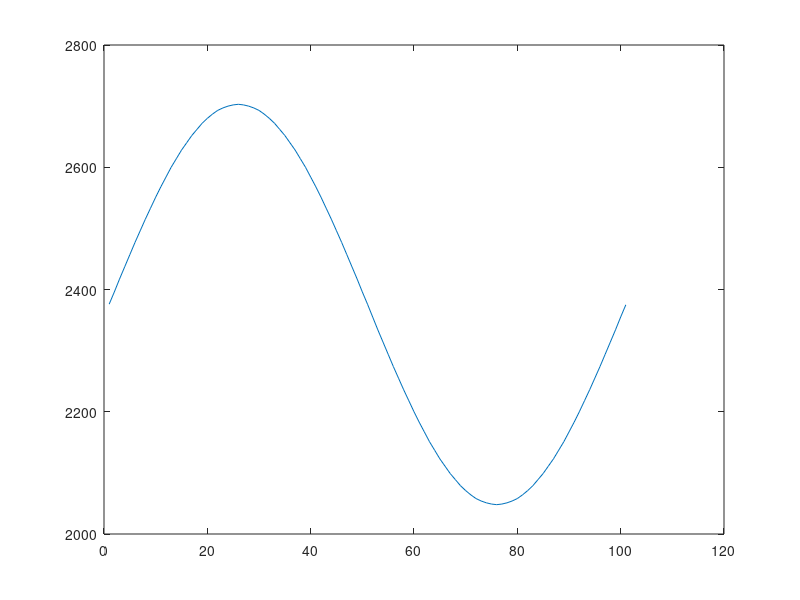

MATLAB code for this plot:


N = 12;% numero de bits
sm = 100;% cantidad de muestras;

t = linspace(0, 2*pi, sm+1);
y = round(((sin(t)+1)/2)*(655))+2048;

plot(y)

%stairs(y);
p= cell(sm, 1);

for i=1:1:sm-1
   p{i, 1} = [num2str(i-1) ' => B"' dec2bin(y(i), 12) '",']; 
end
p{sm, 1} = [num2str(sm-1) ' => B"' dec2bin(y(sm), 12) '"'];

fid = fopen("tab.txt", 'w');

for i=1:1:sm
    fprintf(fid, [p{i, 1} '\n']);
end